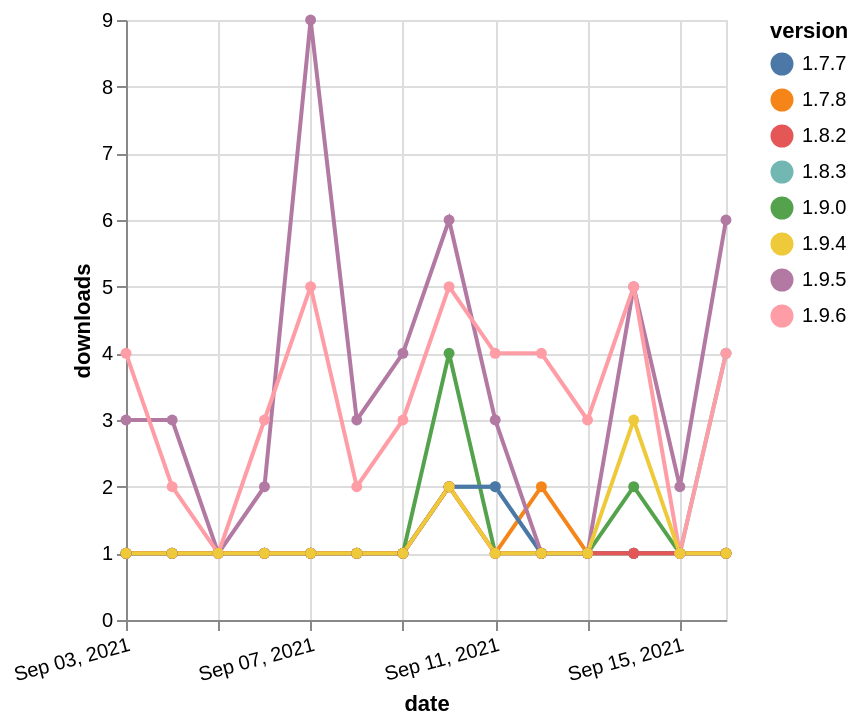

Source (Vega-Lite JSON):
### Vega-Lite specification from a JSON file in a GitHub repository (floating-point values rounded to 4 significant figures)
{"$schema": "https://vega.github.io/schema/vega-lite/v5.json", "description": "A simple bar chart with embedded data.", "data": {"values": [{"date": "2021-09-03", "total": 457, "delta": 1, "version": "1.8.3"}, {"date": "2021-09-04", "total": 458, "delta": 1, "version": "1.8.3"}, {"date": "2021-09-05", "total": 459, "delta": 1, "version": "1.8.3"}, {"date": "2021-09-06", "total": 460, "delta": 1, "version": "1.8.3"}, {"date": "2021-09-07", "total": 461, "delta": 1, "version": "1.8.3"}, {"date": "2021-09-08", "total": 462, "delta": 1, "version": "1.8.3"}, {"date": "2021-09-09", "total": 463, "delta": 1, "version": "1.8.3"}, {"date": "2021-09-10", "total": 465, "delta": 2, "version": "1.8.3"}, {"date": "2021-09-11", "total": 467, "delta": 2, "version": "1.8.3"}, {"date": "2021-09-12", "total": 468, "delta": 1, "version": "1.8.3"}, {"date": "2021-09-13", "total": 469, "delta": 1, "version": "1.8.3"}, {"date": "2021-09-14", "total": 470, "delta": 1, "version": "1.8.3"}, {"date": "2021-09-15", "total": 471, "delta": 1, "version": "1.8.3"}, {"date": "2021-09-16", "total": 475, "delta": 4, "version": "1.8.3"}, {"date": "2021-09-03", "total": 382, "delta": 1, "version": "1.9.0"}, {"date": "2021-09-04", "total": 383, "delta": 1, "version": "1.9.0"}, {"date": "2021-09-05", "total": 384, "delta": 1, "version": "1.9.0"}, {"date": "2021-09-06", "total": 385, "delta": 1, "version": "1.9.0"}, {"date": "2021-09-07", "total": 386, "delta": 1, "version": "1.9.0"}, {"date": "2021-09-08", "total": 387, "delta": 1, "version": "1.9.0"}, {"date": "2021-09-09", "total": 388, "delta": 1, "version": "1.9.0"}, {"date": "2021-09-10", "total": 392, "delta": 4, "version": "1.9.0"}, {"date": "2021-09-11", "total": 393, "delta": 1, "version": "1.9.0"}, {"date": "2021-09-12", "total": 394, "delta": 1, "version": "1.9.0"}, {"date": "2021-09-13", "total": 395, "delta": 1, "version": "1.9.0"}, {"date": "2021-09-14", "total": 397, "delta": 2, "version": "1.9.0"}, {"date": "2021-09-15", "total": 398, "delta": 1, "version": "1.9.0"}, {"date": "2021-09-16", "total": 399, "delta": 1, "version": "1.9.0"}, {"date": "2021-09-03", "total": 275, "delta": 1, "version": "1.7.8"}, {"date": "2021-09-04", "total": 276, "delta": 1, "version": "1.7.8"}, {"date": "2021-09-05", "total": 277, "delta": 1, "version": "1.7.8"}, {"date": "2021-09-06", "total": 278, "delta": 1, "version": "1.7.8"}, {"date": "2021-09-07", "total": 279, "delta": 1, "version": "1.7.8"}, {"date": "2021-09-08", "total": 280, "delta": 1, "version": "1.7.8"}, {"date": "2021-09-09", "total": 281, "delta": 1, "version": "1.7.8"}, {"date": "2021-09-10", "total": 283, "delta": 2, "version": "1.7.8"}, {"date": "2021-09-11", "total": 284, "delta": 1, "version": "1.7.8"}, {"date": "2021-09-12", "total": 286, "delta": 2, "version": "1.7.8"}, {"date": "2021-09-13", "total": 287, "delta": 1, "version": "1.7.8"}, {"date": "2021-09-14", "total": 288, "delta": 1, "version": "1.7.8"}, {"date": "2021-09-15", "total": 289, "delta": 1, "version": "1.7.8"}, {"date": "2021-09-16", "total": 290, "delta": 1, "version": "1.7.8"}, {"date": "2021-09-03", "total": 229, "delta": 1, "version": "1.7.7"}, {"date": "2021-09-04", "total": 230, "delta": 1, "version": "1.7.7"}, {"date": "2021-09-05", "total": 231, "delta": 1, "version": "1.7.7"}, {"date": "2021-09-06", "total": 232, "delta": 1, "version": "1.7.7"}, {"date": "2021-09-07", "total": 233, "delta": 1, "version": "1.7.7"}, {"date": "2021-09-08", "total": 234, "delta": 1, "version": "1.7.7"}, {"date": "2021-09-09", "total": 235, "delta": 1, "version": "1.7.7"}, {"date": "2021-09-10", "total": 237, "delta": 2, "version": "1.7.7"}, {"date": "2021-09-11", "total": 239, "delta": 2, "version": "1.7.7"}, {"date": "2021-09-12", "total": 240, "delta": 1, "version": "1.7.7"}, {"date": "2021-09-13", "total": 241, "delta": 1, "version": "1.7.7"}, {"date": "2021-09-14", "total": 242, "delta": 1, "version": "1.7.7"}, {"date": "2021-09-15", "total": 243, "delta": 1, "version": "1.7.7"}, {"date": "2021-09-16", "total": 244, "delta": 1, "version": "1.7.7"}, {"date": "2021-09-03", "total": 729, "delta": 3, "version": "1.9.5"}, {"date": "2021-09-04", "total": 732, "delta": 3, "version": "1.9.5"}, {"date": "2021-09-05", "total": 733, "delta": 1, "version": "1.9.5"}, {"date": "2021-09-06", "total": 735, "delta": 2, "version": "1.9.5"}, {"date": "2021-09-07", "total": 744, "delta": 9, "version": "1.9.5"}, {"date": "2021-09-08", "total": 747, "delta": 3, "version": "1.9.5"}, {"date": "2021-09-09", "total": 751, "delta": 4, "version": "1.9.5"}, {"date": "2021-09-10", "total": 757, "delta": 6, "version": "1.9.5"}, {"date": "2021-09-11", "total": 760, "delta": 3, "version": "1.9.5"}, {"date": "2021-09-12", "total": 761, "delta": 1, "version": "1.9.5"}, {"date": "2021-09-13", "total": 762, "delta": 1, "version": "1.9.5"}, {"date": "2021-09-14", "total": 767, "delta": 5, "version": "1.9.5"}, {"date": "2021-09-15", "total": 769, "delta": 2, "version": "1.9.5"}, {"date": "2021-09-16", "total": 775, "delta": 6, "version": "1.9.5"}, {"date": "2021-09-03", "total": 270, "delta": 1, "version": "1.8.2"}, {"date": "2021-09-04", "total": 271, "delta": 1, "version": "1.8.2"}, {"date": "2021-09-05", "total": 272, "delta": 1, "version": "1.8.2"}, {"date": "2021-09-06", "total": 273, "delta": 1, "version": "1.8.2"}, {"date": "2021-09-07", "total": 274, "delta": 1, "version": "1.8.2"}, {"date": "2021-09-08", "total": 275, "delta": 1, "version": "1.8.2"}, {"date": "2021-09-09", "total": 276, "delta": 1, "version": "1.8.2"}, {"date": "2021-09-10", "total": 278, "delta": 2, "version": "1.8.2"}, {"date": "2021-09-11", "total": 279, "delta": 1, "version": "1.8.2"}, {"date": "2021-09-12", "total": 280, "delta": 1, "version": "1.8.2"}, {"date": "2021-09-13", "total": 281, "delta": 1, "version": "1.8.2"}, {"date": "2021-09-14", "total": 282, "delta": 1, "version": "1.8.2"}, {"date": "2021-09-15", "total": 283, "delta": 1, "version": "1.8.2"}, {"date": "2021-09-16", "total": 284, "delta": 1, "version": "1.8.2"}, {"date": "2021-09-03", "total": 657, "delta": 4, "version": "1.9.6"}, {"date": "2021-09-04", "total": 659, "delta": 2, "version": "1.9.6"}, {"date": "2021-09-05", "total": 660, "delta": 1, "version": "1.9.6"}, {"date": "2021-09-06", "total": 663, "delta": 3, "version": "1.9.6"}, {"date": "2021-09-07", "total": 668, "delta": 5, "version": "1.9.6"}, {"date": "2021-09-08", "total": 670, "delta": 2, "version": "1.9.6"}, {"date": "2021-09-09", "total": 673, "delta": 3, "version": "1.9.6"}, {"date": "2021-09-10", "total": 678, "delta": 5, "version": "1.9.6"}, {"date": "2021-09-11", "total": 682, "delta": 4, "version": "1.9.6"}, {"date": "2021-09-12", "total": 686, "delta": 4, "version": "1.9.6"}, {"date": "2021-09-13", "total": 689, "delta": 3, "version": "1.9.6"}, {"date": "2021-09-14", "total": 694, "delta": 5, "version": "1.9.6"}, {"date": "2021-09-15", "total": 695, "delta": 1, "version": "1.9.6"}, {"date": "2021-09-16", "total": 699, "delta": 4, "version": "1.9.6"}, {"date": "2021-09-03", "total": 251, "delta": 1, "version": "1.9.4"}, {"date": "2021-09-04", "total": 252, "delta": 1, "version": "1.9.4"}, {"date": "2021-09-05", "total": 253, "delta": 1, "version": "1.9.4"}, {"date": "2021-09-06", "total": 254, "delta": 1, "version": "1.9.4"}, {"date": "2021-09-07", "total": 255, "delta": 1, "version": "1.9.4"}, {"date": "2021-09-08", "total": 256, "delta": 1, "version": "1.9.4"}, {"date": "2021-09-09", "total": 257, "delta": 1, "version": "1.9.4"}, {"date": "2021-09-10", "total": 259, "delta": 2, "version": "1.9.4"}, {"date": "2021-09-11", "total": 260, "delta": 1, "version": "1.9.4"}, {"date": "2021-09-12", "total": 261, "delta": 1, "version": "1.9.4"}, {"date": "2021-09-13", "total": 262, "delta": 1, "version": "1.9.4"}, {"date": "2021-09-14", "total": 265, "delta": 3, "version": "1.9.4"}, {"date": "2021-09-15", "total": 266, "delta": 1, "version": "1.9.4"}, {"date": "2021-09-16", "total": 267, "delta": 1, "version": "1.9.4"}]}, "width": "container", "mark": {"type": "line", "point": {"filled": true}}, "encoding": {"x": {"field": "date", "type": "temporal", "timeUnit": "yearmonthdate", "title": "date", "axis": {"labelAngle": -15}}, "y": {"field": "delta", "type": "quantitative", "title": "downloads"}, "color": {"field": "version", "type": "nominal"}, "tooltip": {"field": "delta"}}}
